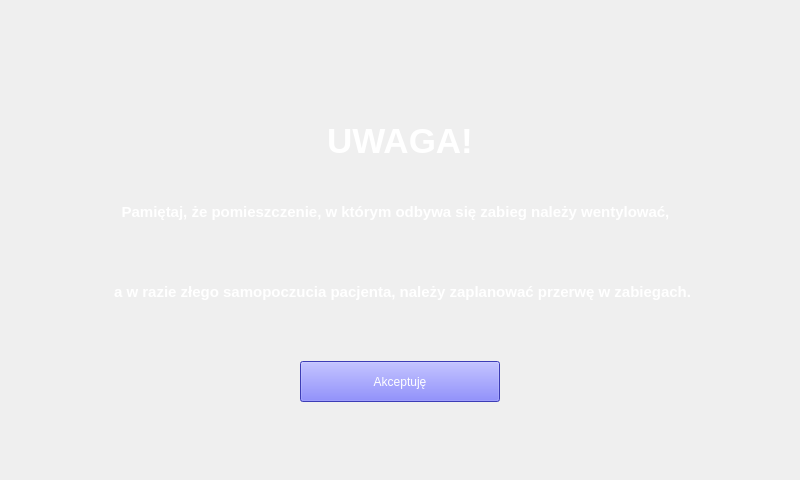
<?xml version="1.0" encoding="UTF-8"?>
<ui version="4.0">
 <class>MainWindow</class>
 <widget class="QMainWindow" name="MainWindow">
  <property name="geometry">
   <rect>
    <x>0</x>
    <y>0</y>
    <width>800</width>
    <height>480</height>
   </rect>
  </property>
  <property name="windowTitle">
   <string>MainWindow</string>
  </property>
  <widget class="QWidget" name="mainAppContainer">
   <widget class="QLabel" name="label">
    <property name="geometry">
     <rect>
      <x>0</x>
      <y>0</y>
      <width>800</width>
      <height>480</height>
     </rect>
    </property>
    <property name="text">
     <string/>
    </property>
    <property name="pixmap">
     <pixmap>bg.jpg</pixmap>
    </property>
   </widget>
   <widget class="QWidget" name="mainAppMenu" native="true">
    <property name="geometry">
     <rect>
      <x>0</x>
      <y>0</y>
      <width>800</width>
      <height>80</height>
     </rect>
    </property>
    <property name="styleSheet">
     <string notr="true">background-color:none;</string>
    </property>
    <widget class="QLabel" name="label_2">
     <property name="geometry">
      <rect>
       <x>10</x>
       <y>5</y>
       <width>161</width>
       <height>51</height>
      </rect>
     </property>
     <property name="styleSheet">
      <string notr="true">background-color:none;</string>
     </property>
     <property name="text">
      <string/>
     </property>
     <property name="pixmap">
      <pixmap>logomini.png</pixmap>
     </property>
    </widget>
    <widget class="QLabel" name="currentTimeLabel">
     <property name="geometry">
      <rect>
       <x>350</x>
       <y>10</y>
       <width>100</width>
       <height>30</height>
      </rect>
     </property>
     <property name="font">
      <font>
       <pointsize>13</pointsize>
      </font>
     </property>
     <property name="styleSheet">
      <string notr="true">background-color: none;
color: white;</string>
     </property>
     <property name="text">
      <string/>
     </property>
     <property name="alignment">
      <set>Qt::AlignCenter</set>
     </property>
    </widget>
    <widget class="QLabel" name="currentDateLabel">
     <property name="geometry">
      <rect>
       <x>325</x>
       <y>30</y>
       <width>150</width>
       <height>30</height>
      </rect>
     </property>
     <property name="font">
      <font>
       <pointsize>13</pointsize>
      </font>
     </property>
     <property name="styleSheet">
      <string notr="true">background-color: none;
color: white;</string>
     </property>
     <property name="text">
      <string/>
     </property>
     <property name="alignment">
      <set>Qt::AlignCenter</set>
     </property>
    </widget>
    <widget class="QLabel" name="homeButton">
     <property name="enabled">
      <bool>true</bool>
     </property>
     <property name="geometry">
      <rect>
       <x>650</x>
       <y>5</y>
       <width>70</width>
       <height>70</height>
      </rect>
     </property>
     <property name="styleSheet">
      <string notr="true">background-color: none;</string>
     </property>
     <property name="text">
      <string/>
     </property>
     <property name="pixmap">
      <pixmap>menu/homeIcon.png</pixmap>
     </property>
    </widget>
    <widget class="QLabel" name="settingsButton">
     <property name="enabled">
      <bool>true</bool>
     </property>
     <property name="geometry">
      <rect>
       <x>725</x>
       <y>5</y>
       <width>70</width>
       <height>70</height>
      </rect>
     </property>
     <property name="styleSheet">
      <string notr="true">background-color: none;</string>
     </property>
     <property name="text">
      <string/>
     </property>
     <property name="pixmap">
      <pixmap>menu/settingsIcon2.png</pixmap>
     </property>
    </widget>
   </widget>
   <widget class="QStackedWidget" name="mainApp">
    <property name="geometry">
     <rect>
      <x>0</x>
      <y>81</y>
      <width>800</width>
      <height>400</height>
     </rect>
    </property>
    <property name="styleSheet">
     <string notr="true">background-color:transparent;</string>
    </property>
    <property name="currentIndex">
     <number>0</number>
    </property>
    <widget class="QWidget" name="startAlert">
     <widget class="QLabel" name="label_11">
      <property name="geometry">
       <rect>
        <x>300</x>
        <y>30</y>
        <width>200</width>
        <height>60</height>
       </rect>
      </property>
      <property name="font">
       <font>
        <pointsize>26</pointsize>
        <weight>75</weight>
        <bold>true</bold>
       </font>
      </property>
      <property name="styleSheet">
       <string notr="true">background-color: transparent;
color: white;</string>
      </property>
      <property name="text">
       <string>UWAGA!</string>
      </property>
      <property name="alignment">
       <set>Qt::AlignCenter</set>
      </property>
     </widget>
     <widget class="QLabel" name="label_12">
      <property name="geometry">
       <rect>
        <x>30</x>
        <y>90</y>
        <width>731</width>
        <height>81</height>
       </rect>
      </property>
      <property name="font">
       <font>
        <pointsize>11</pointsize>
        <weight>75</weight>
        <bold>true</bold>
       </font>
      </property>
      <property name="styleSheet">
       <string notr="true">background-color: transparent;
color: white;</string>
      </property>
      <property name="text">
       <string>Pamiętaj, że pomieszczenie, w którym odbywa się zabieg należy wentylować,</string>
      </property>
      <property name="alignment">
       <set>Qt::AlignCenter</set>
      </property>
     </widget>
     <widget class="QLabel" name="label_13">
      <property name="geometry">
       <rect>
        <x>10</x>
        <y>170</y>
        <width>781</width>
        <height>81</height>
       </rect>
      </property>
      <property name="font">
       <font>
        <pointsize>11</pointsize>
        <weight>75</weight>
        <bold>true</bold>
       </font>
      </property>
      <property name="styleSheet">
       <string notr="true">background-color: transparent;
color: white;</string>
      </property>
      <property name="text">
       <string> a w razie złego samopoczucia pacjenta, należy zaplanować przerwę w zabiegach.</string>
      </property>
      <property name="alignment">
       <set>Qt::AlignCenter</set>
      </property>
     </widget>
     <widget class="QPushButton" name="startAlertButton">
      <property name="geometry">
       <rect>
        <x>300</x>
        <y>280</y>
        <width>200</width>
        <height>41</height>
       </rect>
      </property>
      <property name="styleSheet">
       <string notr="true">color: rgb(255, 255, 255);
font: 14pt &quot;MS Shell Dlg 2&quot;;
background-color: rgb(85, 85, 255);</string>
      </property>
      <property name="text">
       <string>Akceptuję</string>
      </property>
     </widget>
    </widget>
    <widget class="QWidget" name="appLogin">
     <widget class="QLabel" name="label_14">
      <property name="geometry">
       <rect>
        <x>250</x>
        <y>30</y>
        <width>161</width>
        <height>51</height>
       </rect>
      </property>
      <property name="font">
       <font>
        <pointsize>18</pointsize>
       </font>
      </property>
      <property name="styleSheet">
       <string notr="true">color: rgb(255, 255, 255);
background-color: transparent;</string>
      </property>
      <property name="text">
       <string>Logowanie</string>
      </property>
     </widget>
     <widget class="QLineEdit" name="userNameField">
      <property name="geometry">
       <rect>
        <x>250</x>
        <y>150</y>
        <width>300</width>
        <height>41</height>
       </rect>
      </property>
      <property name="font">
       <font>
        <pointsize>14</pointsize>
       </font>
      </property>
      <property name="styleSheet">
       <string notr="true">background-color: rgb(255, 255, 255);
border-color: rgb(0, 170, 255);
border-radius: 5px;</string>
      </property>
      <property name="frame">
       <bool>true</bool>
      </property>
     </widget>
     <widget class="QLineEdit" name="passwordField">
      <property name="geometry">
       <rect>
        <x>250</x>
        <y>220</y>
        <width>300</width>
        <height>41</height>
       </rect>
      </property>
      <property name="font">
       <font>
        <pointsize>14</pointsize>
       </font>
      </property>
      <property name="styleSheet">
       <string notr="true">background-color: rgb(255, 255, 255);
border-color: rgb(0, 170, 255);
border-radius: 5px;</string>
      </property>
      <property name="frame">
       <bool>true</bool>
      </property>
     </widget>
     <widget class="QPushButton" name="loginButton">
      <property name="geometry">
       <rect>
        <x>250</x>
        <y>270</y>
        <width>300</width>
        <height>41</height>
       </rect>
      </property>
      <property name="styleSheet">
       <string notr="true">color: rgb(255, 255, 255);
font: 14pt &quot;MS Shell Dlg 2&quot;;
background-color: rgb(85, 85, 255);</string>
      </property>
      <property name="text">
       <string>Zaloguj się</string>
      </property>
     </widget>
     <widget class="QLabel" name="label_15">
      <property name="geometry">
       <rect>
        <x>250</x>
        <y>130</y>
        <width>101</width>
        <height>16</height>
       </rect>
      </property>
      <property name="font">
       <font>
        <pointsize>10</pointsize>
       </font>
      </property>
      <property name="styleSheet">
       <string notr="true">color: rgb(255, 255, 255);
background-color: transparent;</string>
      </property>
      <property name="text">
       <string>Użytkownik:</string>
      </property>
     </widget>
     <widget class="QLabel" name="label_16">
      <property name="geometry">
       <rect>
        <x>250</x>
        <y>200</y>
        <width>81</width>
        <height>16</height>
       </rect>
      </property>
      <property name="font">
       <font>
        <pointsize>10</pointsize>
       </font>
      </property>
      <property name="styleSheet">
       <string notr="true">color: rgb(255, 255, 255);
background-color: transparent;</string>
      </property>
      <property name="text">
       <string>Hasło:</string>
      </property>
     </widget>
     <widget class="QLabel" name="errorlabel">
      <property name="geometry">
       <rect>
        <x>250</x>
        <y>320</y>
        <width>501</width>
        <height>31</height>
       </rect>
      </property>
      <property name="font">
       <font>
        <pointsize>12</pointsize>
       </font>
      </property>
      <property name="styleSheet">
       <string notr="true">background-color: transparent;
color: red;</string>
      </property>
      <property name="text">
       <string/>
      </property>
     </widget>
    </widget>
    <widget class="QWidget" name="mainMenu">
     <property name="styleSheet">
      <string notr="true">background-color:transparent;</string>
     </property>
     <widget class="QLabel" name="label_4">
      <property name="geometry">
       <rect>
        <x>10</x>
        <y>30</y>
        <width>141</width>
        <height>31</height>
       </rect>
      </property>
      <property name="styleSheet">
       <string notr="true">background-color: none;
color:rgb(255, 255, 255);
font: 12pt &quot;MS Shell Dlg 2&quot;;</string>
      </property>
      <property name="text">
       <string>Poziom cieczy:</string>
      </property>
     </widget>
     <widget class="QLabel" name="label_3">
      <property name="geometry">
       <rect>
        <x>20</x>
        <y>70</y>
        <width>131</width>
        <height>271</height>
       </rect>
      </property>
      <property name="styleSheet">
       <string notr="true">background-color: none;</string>
      </property>
      <property name="text">
       <string/>
      </property>
      <property name="pixmap">
       <pixmap>bottle.png</pixmap>
      </property>
     </widget>
     <widget class="QLabel" name="label_5">
      <property name="geometry">
       <rect>
        <x>310</x>
        <y>30</y>
        <width>141</width>
        <height>31</height>
       </rect>
      </property>
      <property name="styleSheet">
       <string notr="true">background-color: none;
color:rgb(255, 255, 255);
font: 12pt &quot;MS Shell Dlg 2&quot;;</string>
      </property>
      <property name="text">
       <string>Czas zabiegu:</string>
      </property>
     </widget>
     <widget class="QLabel" name="label_6">
      <property name="geometry">
       <rect>
        <x>600</x>
        <y>30</y>
        <width>141</width>
        <height>31</height>
       </rect>
      </property>
      <property name="styleSheet">
       <string notr="true">background-color: none;
color:rgb(255, 255, 255);
font: 12pt &quot;MS Shell Dlg 2&quot;;</string>
      </property>
      <property name="text">
       <string>Natężenie:</string>
      </property>
     </widget>
     <widget class="QLabel" name="label_7">
      <property name="geometry">
       <rect>
        <x>280</x>
        <y>70</y>
        <width>171</width>
        <height>41</height>
       </rect>
      </property>
      <property name="font">
       <font>
        <pointsize>20</pointsize>
       </font>
      </property>
      <property name="styleSheet">
       <string notr="true">color: rgb(255, 255, 255)</string>
      </property>
      <property name="text">
       <string>0:00</string>
      </property>
      <property name="alignment">
       <set>Qt::AlignCenter</set>
      </property>
     </widget>
     <widget class="QSlider" name="slider">
      <property name="geometry">
       <rect>
        <x>510</x>
        <y>70</y>
        <width>271</width>
        <height>51</height>
       </rect>
      </property>
      <property name="orientation">
       <enum>Qt::Horizontal</enum>
      </property>
     </widget>
     <widget class="QPushButton" name="pushButton">
      <property name="geometry">
       <rect>
        <x>300</x>
        <y>280</y>
        <width>200</width>
        <height>41</height>
       </rect>
      </property>
      <property name="styleSheet">
       <string notr="true">color: rgb(255, 255, 255);
font: 14pt &quot;MS Shell Dlg 2&quot;;
background-color: rgb(85, 85, 255);</string>
      </property>
      <property name="text">
       <string>Zacznij zabieg</string>
      </property>
     </widget>
    </widget>
    <widget class="QWidget" name="settingsLogin">
     <property name="styleSheet">
      <string notr="true">background-color:transparent;</string>
     </property>
     <widget class="QLabel" name="label_8">
      <property name="geometry">
       <rect>
        <x>199</x>
        <y>30</y>
        <width>401</width>
        <height>51</height>
       </rect>
      </property>
      <property name="font">
       <font>
        <pointsize>18</pointsize>
       </font>
      </property>
      <property name="styleSheet">
       <string notr="true">color: rgb(255, 255, 255);
background-color: transparent;</string>
      </property>
      <property name="text">
       <string>Podaj hasło administratora:</string>
      </property>
     </widget>
     <widget class="QLabel" name="label_9">
      <property name="geometry">
       <rect>
        <x>250</x>
        <y>130</y>
        <width>81</width>
        <height>16</height>
       </rect>
      </property>
      <property name="font">
       <font>
        <pointsize>10</pointsize>
       </font>
      </property>
      <property name="styleSheet">
       <string notr="true">color: rgb(255, 255, 255);
background-color: transparent;</string>
      </property>
      <property name="text">
       <string>Hasło:</string>
      </property>
     </widget>
     <widget class="QLineEdit" name="settingsPassword">
      <property name="geometry">
       <rect>
        <x>250</x>
        <y>150</y>
        <width>300</width>
        <height>41</height>
       </rect>
      </property>
      <property name="font">
       <font>
        <pointsize>14</pointsize>
       </font>
      </property>
      <property name="styleSheet">
       <string notr="true">background-color: rgb(255, 255, 255);
border-color: rgb(0, 170, 255);
border-radius: 5px;</string>
      </property>
      <property name="frame">
       <bool>true</bool>
      </property>
     </widget>
     <widget class="QPushButton" name="settingsLoginButton">
      <property name="geometry">
       <rect>
        <x>250</x>
        <y>200</y>
        <width>300</width>
        <height>41</height>
       </rect>
      </property>
      <property name="styleSheet">
       <string notr="true">color: rgb(255, 255, 255);
font: 14pt &quot;MS Shell Dlg 2&quot;;
background-color: rgb(85, 85, 255);</string>
      </property>
      <property name="text">
       <string>Zaloguj się</string>
      </property>
     </widget>
     <widget class="QLabel" name="settingsErrorLabel">
      <property name="geometry">
       <rect>
        <x>250</x>
        <y>250</y>
        <width>501</width>
        <height>31</height>
       </rect>
      </property>
      <property name="font">
       <font>
        <pointsize>12</pointsize>
       </font>
      </property>
      <property name="styleSheet">
       <string notr="true">background-color: transparent;
color: red;</string>
      </property>
      <property name="text">
       <string/>
      </property>
     </widget>
    </widget>
    <widget class="QWidget" name="appSettings">
     <widget class="QLabel" name="label_10">
      <property name="geometry">
       <rect>
        <x>300</x>
        <y>40</y>
        <width>211</width>
        <height>61</height>
       </rect>
      </property>
      <property name="font">
       <font>
        <pointsize>15</pointsize>
       </font>
      </property>
      <property name="styleSheet">
       <string notr="true">color:rgb(255, 255, 255)</string>
      </property>
      <property name="text">
       <string>USTAWIENIA</string>
      </property>
      <property name="alignment">
       <set>Qt::AlignCenter</set>
      </property>
     </widget>
    </widget>
   </widget>
  </widget>
 </widget>
 <resources/>
 <connections/>
</ui>
